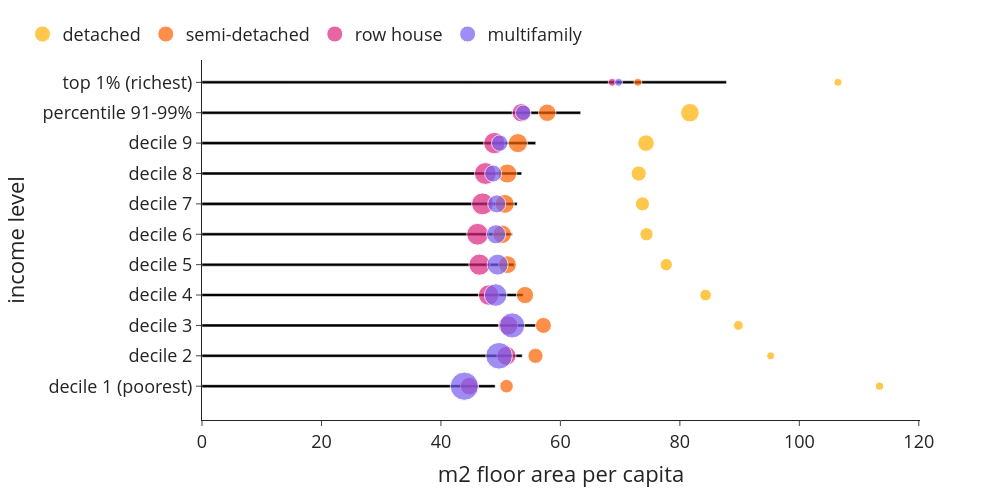

Source (notebook cell):
### Code cell
bubblechart((use['size'+year+'_w1']*use['n_hhd']), use['n_hhdmem'+year], use['n_hhd'], 0, 1, 'm2 floor area per capita', class_name_long, 'm2_per_cap_class_type')

### Figure 1 — Plotly figure (JSON) as saved in the notebook; plotly's stock layout.template omitted (floating-point values rounded to 4 significant figures)
{"data": [{"alignmentgroup": "True", "hovertemplate": "m2 floor area per capita=%{x}<br>income level=%{y}<extra></extra>", "legendgroup": "", "marker": {"color": "#000000", "pattern": {"shape": ""}}, "name": "", "offsetgroup": "", "orientation": "h", "showlegend": false, "textposition": "auto", "type": "bar", "x": [49.08, 53.62, 55.93, 53.76, 52.26, 51.93, 52.77, 53.53, 55.87, 63.39, 87.8], "xaxis": "x", "y": ["decile 1 (poorest)", "decile 2", "decile 3", "decile 4", "decile 5", "decile 6", "decile 7", "decile 8", "decile 9", "percentile 91-99%", "top 1% (richest)"], "yaxis": "y"}, {"legendrank": 0, "marker": {"color": "#ffb000", "size": [36355, 30840, 51695, 73830, 81810, 94870, 107370, 124655, 148020, 185805, 32545], "sizemin": 4, "sizemode": "area", "sizeref": 1079.0}, "mode": "markers", "name": "detached", "showlegend": true, "type": "scatter", "x": [113.4, 95.19, 89.8, 84.31, 77.73, 74.42, 73.74, 73.11, 74.33, 81.68, 106.5], "y": ["decile 1 (poorest)", "decile 2", "decile 3", "decile 4", "decile 5", "decile 6", "decile 7", "decile 8", "decile 9", "percentile 91-99%", "top 1% (richest)"]}, {"legendrank": 1, "marker": {"color": "#fe6100", "size": [99175, 125630, 138465, 161155, 172830, 185810, 193630, 196775, 197530, 164995, 13715], "sizemin": 4, "sizemode": "area", "sizeref": 1079.0}, "mode": "markers", "name": "semi-detached", "showlegend": true, "type": "scatter", "x": [50.99, 55.83, 57.15, 54.08, 51.14, 50.25, 50.69, 51.12, 52.88, 57.79, 72.97], "y": ["decile 1 (poorest)", "decile 2", "decile 3", "decile 4", "decile 5", "decile 6", "decile 7", "decile 8", "decile 9", "percentile 91-99%", "top 1% (richest)"]}, {"legendrank": 2, "marker": {"color": "#dc267f", "size": [169390, 196865, 203980, 227110, 244090, 255915, 259785, 258160, 246770, 182370, 11715], "sizemin": 4, "sizemode": "area", "sizeref": 1079.0}, "mode": "markers", "name": "row house", "showlegend": true, "type": "scatter", "x": [44.74, 50.97, 51.24, 48.0, 46.46, 46.14, 46.96, 47.44, 48.95, 53.46, 68.68], "y": ["decile 1 (poorest)", "decile 2", "decile 3", "decile 4", "decile 5", "decile 6", "decile 7", "decile 8", "decile 9", "percentile 91-99%", "top 1% (richest)"]}, {"legendrank": 3, "marker": {"color": "#785ef0", "size": [431690, 383500, 342270, 274595, 237750, 200040, 175930, 157110, 144275, 129840, 15350], "sizemin": 4, "sizemode": "area", "sizeref": 1079.0}, "mode": "markers", "name": "multifamily", "showlegend": true, "type": "scatter", "x": [43.93, 49.73, 51.92, 49.16, 49.49, 49.23, 49.34, 48.75, 49.84, 53.78, 69.73], "y": ["decile 1 (poorest)", "decile 2", "decile 3", "decile 4", "decile 5", "decile 6", "decile 7", "decile 8", "decile 9", "percentile 91-99%", "top 1% (richest)"]}], "layout": {"bargap": 0.9, "barmode": "relative", "font": {"size": 18}, "height": 500, "legend": {"orientation": "h", "tracegroupgap": 0, "x": -0.25, "xanchor": "left", "y": 1.02, "yanchor": "bottom"}, "margin": {"t": 60}, "width": 1000, "xaxis": {"anchor": "y", "domain": [0, 1], "title": {"text": "m2 floor area per capita"}}, "yaxis": {"anchor": "x", "domain": [0, 1], "title": {"text": "income level"}}}}
